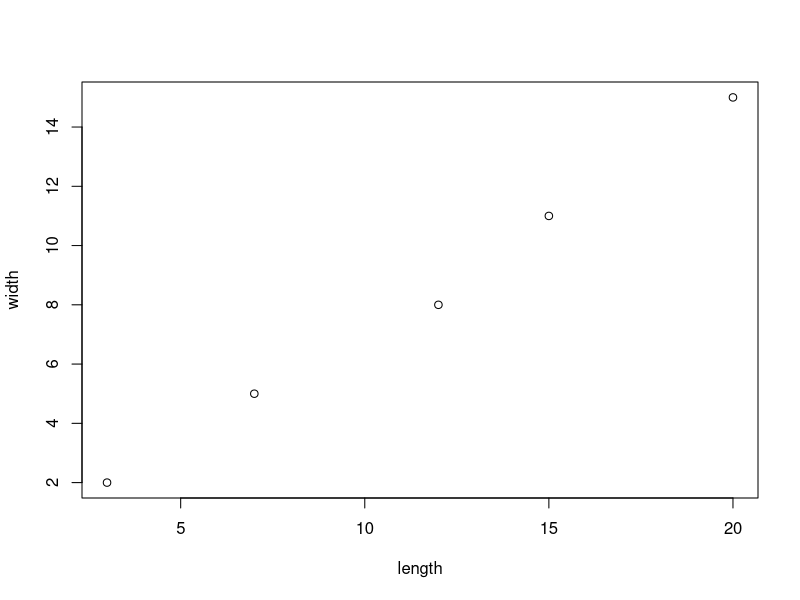
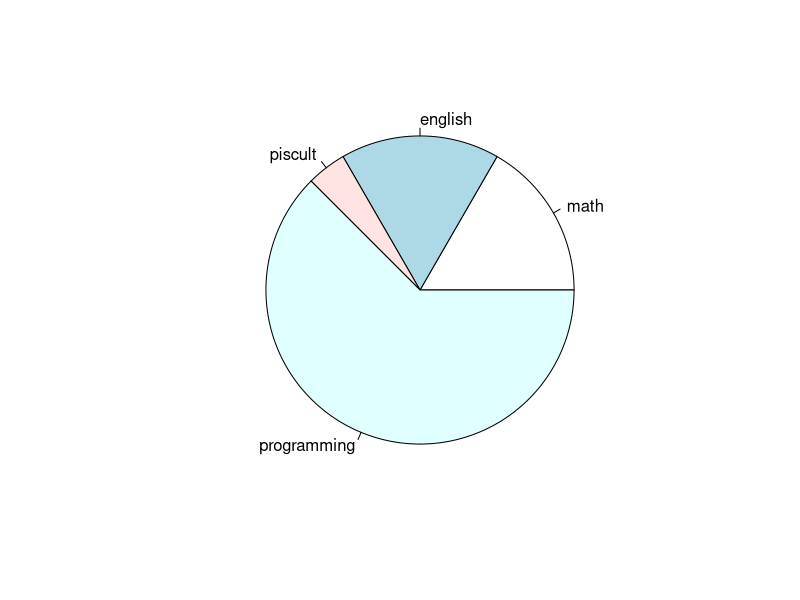

Here is the R script that generated these plots, in order:
#Введение в R. Самостоятельная работа
a<- 11111111
b<-a^2
d<-b*1111111
d
#Найдите площади примоугольников с длинами (3,7,12,15, 20) и ширинами (2, 5,8,11,15)
#Постройте график этих длин и ширин
arrayLengths<-c(3,7,12,15, 20)
arrayWidths<-c(2,5,8,11,15)
arraySquare<-arrayLengths*arrayWidths
arraySquare
plot(arrayLengths,arrayWidths,xlab="length",ylab="width")
#Первокурсник Вася тратит очень мног овремени на домашнюю работу.
#40 минут на математику, 40 на английский, 10 на физкультуру и 150 минут
#на программирование. Постройте график.
vasy<-c("math"=40,"english"=40,"piscult"=10,"programming"=150)
pie(vasy)
#Напитки разливаются вручную в банки по 455 мл, количество налитого
#нормально распределено со средним значением 450 мл. и стандартным
#отклонением 4 мл. Чтобы смоделировать количество разлитого в 5 банок
#напишем следующий алгорим:
n1<-5
drinks<-rnorm(n1,mean=450,sd=4)
drinks
n2<-10000
drinksModel<-rnorm(n2,mean=450,sd=4)
t<-table(drinksModel>455)
probability<-t[2]/n2
probability
